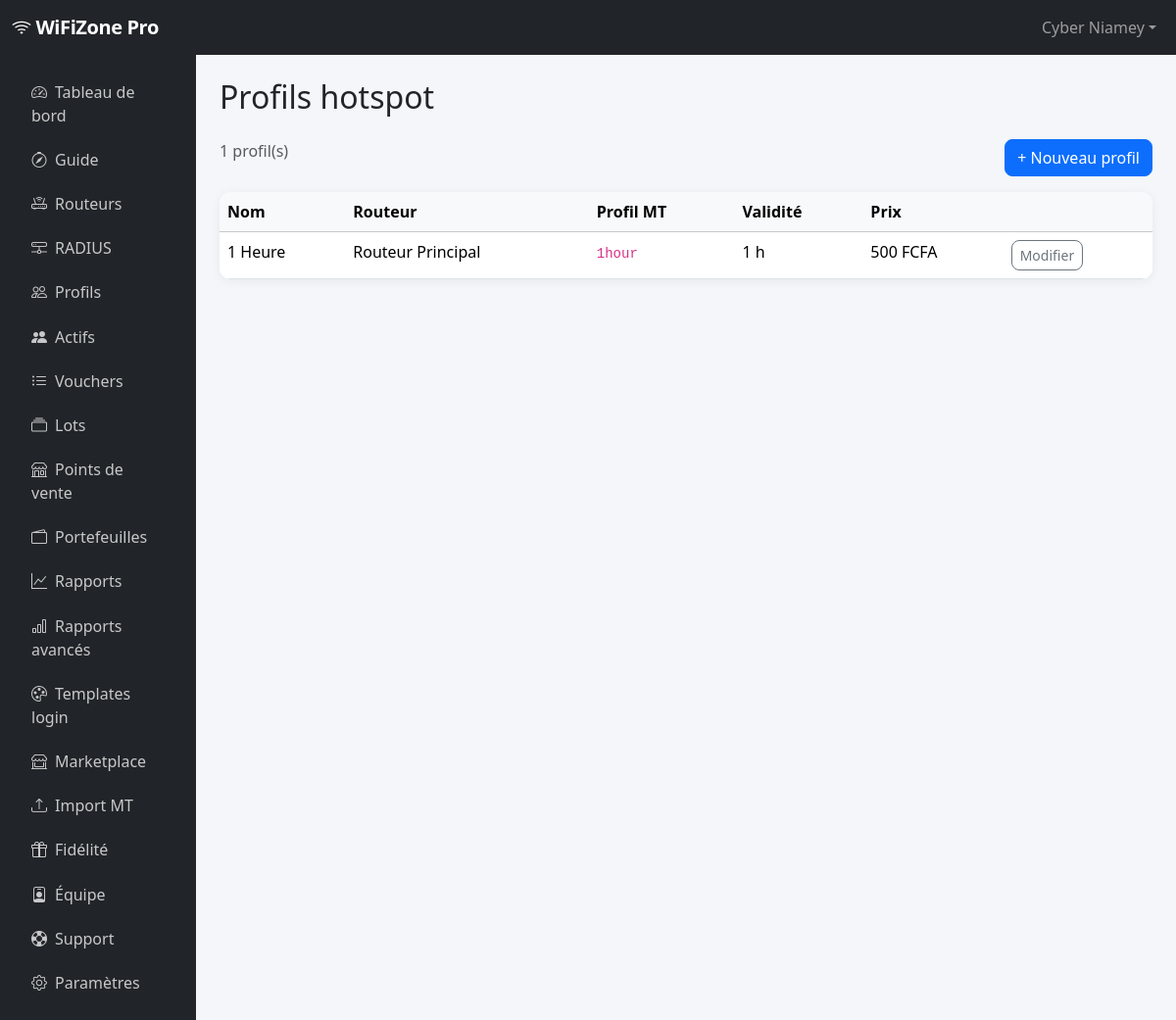
Screenshot of /hotspots/profiles/ (signed in) with the database file from the repository.
### accounts/models.py (models this page shows, shortened)
class User(AbstractUser):
    company_name = models.CharField("entreprise / zone WiFi", max_length=200, blank=True)
    phone = models.CharField("téléphone", max_length=30, blank=True)
    city = models.CharField("ville", max_length=100, blank=True)
    country = models.CharField("pays", max_length=100, default="Niger")
    is_reseller = models.BooleanField(default=False)
    totp_secret = models.CharField(max_length=32, blank=True)
    totp_enabled = models.BooleanField(default=False)
    gdpr_consent_at = models.DateTimeField(null=True, blank=True)
    reseller = models.ForeignKey(
        "self",
        null=True,
        blank=True,
        on_delete=models.SET_NULL,
        related_name="reseller_clients",
    )
    class Meta:
        verbose_name = "utilisateur"
        verbose_name_plural = "utilisateurs"
    @property
    def display_name(self):
        return self.company_name or self.get_full_name() or self.username

### hotspots/models.py (models this page shows, shortened)
class HotspotProfile(models.Model):
    router = models.ForeignKey(
        "routers.Router",
        on_delete=models.CASCADE,
        related_name="profiles",
    )
    name = models.CharField("nom affiché", max_length=100)
    mikrotik_profile = models.CharField(
        "profil MikroTik",
        max_length=100,
        help_text="Nom du profil sur le routeur (ex: 1hour, 1day)",
    )
    validity_seconds = models.PositiveIntegerField(
        "validité (secondes)",
        default=3600,
        help_text="Durée de validité en secondes (3600 = 1h)",
    )
    data_limit_bytes = models.BigIntegerField(
        "limite data (octets)",
        null=True,
        blank=True,
        help_text="0 ou vide = illimité",
    )
    shared_users = models.PositiveIntegerField("utilisateurs partagés", default=1)
    price = models.DecimalField(
        "prix vente (FCFA)",
        max_digits=12,
        decimal_places=0,
        default=Decimal("0"),
    )
    parent_queue = models.CharField(max_length=100, blank=True, help_text="Parent queue MikroTik")
    is_active = models.BooleanField("actif", default=True)
    created_at = models.DateTimeField(auto_now_add=True)
    class Meta:
        ordering = ["name"]
        verbose_name = "profil hotspot"
        verbose_name_plural = "profils hotspot"
    @property
    def validity_display(self):
        secs = self.validity_seconds
        if secs >= 86400:
            days = secs // 86400
            return f"{days} jour(s)"
        if secs >= 3600:
            hours = secs // 3600
            return f"{hours} h"
        minutes = secs // 60
        return f"{minutes} min"

### routers/models.py (models this page shows, shortened)
class Router(models.Model):
    class ConnectionStatus(models.TextChoices):
        UNKNOWN = "unknown", "Non testé"
        ONLINE = "online", "En ligne"
        OFFLINE = "offline", "Hors ligne"
        ERROR = "error", "Erreur"
    owner = models.ForeignKey(
        settings.AUTH_USER_MODEL,
        on_delete=models.CASCADE,
        related_name="routers",
    )
    name = models.CharField("nom", max_length=100)
    host = models.CharField("adresse IP / hostname", max_length=255)
    port = models.PositiveIntegerField("port API", default=8728)
    username = models.CharField("utilisateur API", max_length=100)
    password_encrypted = models.TextField("mot de passe (chiffré)")
    hotspot_server = models.CharField(
        "serveur hotspot",
        max_length=100,
        blank=True,
        default="hotspot1",
    )
    login_template = models.ForeignKey(
        "hotspots.HotspotLoginTemplate",
        on_delete=models.SET_NULL,
        null=True,
        blank=True,
        related_name="routers",
        verbose_name="template login",
    )
    is_active = models.BooleanField("actif", default=True)
    connection_status = models.CharField(
        max_length=20,
        choices=ConnectionStatus.choices,
        default=ConnectionStatus.UNKNOWN,
    )
    last_connected_at = models.DateTimeField(null=True, blank=True)
    last_error = models.TextField(blank=True)
    latitude = models.DecimalField(max_digits=9, decimal_places=6, null=True, blank=True)
    longitude = models.DecimalField(max_digits=9, decimal_places=6, null=True, blank=True)
    snmp_enabled = models.BooleanField(default=False)
    snmp_community = models.CharField(max_length=64, default="public", blank=True)
    created_at = models.DateTimeField(auto_now_add=True)
    updated_at = models.DateTimeField(auto_now=True)
    class Meta:
        ordering = ["-created_at"]
        verbose_name = "routeur"
        verbose_name_plural = "routeurs"

### hotspots/views.py (the view)
# urls.py: path("profiles/", views.profile_list, name="profile_list"),
@login_required
def profile_list(request):
    operator = get_operator(request.user)
    profiles = HotspotProfile.objects.filter(router__owner=operator).select_related("router")
    sub = get_user_subscription(operator)
    return render(
        request,
        "hotspots/profile_list.html",
        {"profiles": profiles, "subscription": sub},
    )

### accounts/tenant.py (called while the page is built)
def get_operator(user):
    if not user.is_authenticated:
        return None
    membership = user.team_memberships.filter(is_active=True).select_related("owner").first()
    if membership:
        return membership.owner
    return user

### billing/context_processors.py (called while the page is built)
def subscription_context(request):
    if not request.user.is_authenticated:
        return {"current_subscription": None, "current_plan": None, "operator": None}
    operator = get_operator(request.user)
    sub = get_user_subscription(operator)
    return {
        "current_subscription": sub,
        "current_plan": sub.plan if sub else None,
        "operator": operator,
    }

### billing/models.py (called while the page is built)
    def reset_monthly_usage_if_needed(self):
        now = timezone.now()
        if not self.month_reset_at or now.month != self.month_reset_at.month:
            self.vouchers_used_this_month = 0
            self.month_reset_at = now
            self.save(update_fields=["vouchers_used_this_month", "month_reset_at"])

### billing/services.py (called while the page is built)
def get_user_subscription(user):
    if not user.is_authenticated:
        return None
    try:
        sub = Subscription.objects.select_related("plan").get(user=user)
        sub.reset_monthly_usage_if_needed()
        return sub
    except Subscription.DoesNotExist:
        return None

### templates/hotspots/profile_list.html
{% extends "base_app.html" %}
{% block page_title %}Profils hotspot{% endblock %}
{% block app_content %}
<div class="d-flex justify-content-between mb-3">
  <span class="text-muted">{{ profiles.count }} profil(s)</span>
  <a href="{% url 'hotspots:profile_create' %}" class="btn btn-primary">+ Nouveau profil</a>
</div>
<div class="card">
  <div class="table-responsive">
    <table class="table table-hover mb-0">
      <thead class="table-light">
        <tr>
          <th>Nom</th>
          <th>Routeur</th>
          <th>Profil MT</th>
          <th>Validité</th>
          <th>Prix</th>
          <th></th>
        </tr>
      </thead>
      <tbody>
        {% for p in profiles %}
        <tr>
          <td>{{ p.name }}</td>
          <td>{{ p.router.name }}</td>
          <td><code>{{ p.mikrotik_profile }}</code></td>
          <td>{{ p.validity_display }}</td>
          <td>{{ p.price|floatformat:0 }} FCFA</td>
          <td><a href="{% url 'hotspots:profile_edit' p.pk %}" class="btn btn-sm btn-outline-secondary">Modifier</a></td>
        </tr>
        {% empty %}
        <tr><td colspan="6" class="p-4 text-muted">Aucun profil. Créez un profil après avoir ajouté un routeur.</td></tr>
        {% endfor %}
      </tbody>
    </table>
  </div>
</div>
{% endblock %}

### templates/base_app.html (shortened to what this page needs)
{% extends "base.html" %}
{% block body_class %}app-layout{% endblock %}
{% block navbar %}
<nav class="navbar navbar-expand-lg navbar-dark bg-dark">
  <div class="container-fluid">
    <a class="navbar-brand" href="{% url 'dashboard:home' %}">
      <i class="bi bi-wifi"></i> WiFiZone Pro
    </a>
    <div class="collapse navbar-collapse" id="appNav">
      <ul class="navbar-nav ms-auto align-items-lg-center gap-1">
        <li class="nav-item dropdown">
          <a class="nav-link dropdown-toggle" href="#" data-bs-toggle="dropdown">{{ user.display_name }}</a>
        </li>
      </ul>
    </div>
  </div>
</nav>
{% endblock %}
{% block content %}
<div class="container-fluid">
  <div class="row">
  <nav class="col-md-3 col-lg-2 sidebar-app p-3 no-print">
    <ul class="nav flex-column">
      <li class="nav-item"><a class="nav-link {% if request.resolver_match.url_name == 'home' %}active{% endif %}" href="{% url 'dashboard:home' %}"><i class="bi bi-speedometer2 me-2"></i>Tableau de bord</a></li>
      <li class="nav-item"><a class="nav-link" href="{% url 'core:onboarding' %}"><i class="bi bi-compass me-2"></i>Guide</a></li>
      <li class="nav-item"><a class="nav-link" href="{% url 'routers:list' %}"><i class="bi bi-router me-2"></i>Routeurs</a></li>
      <li class="nav-item"><a class="nav-link" href="{% url 'routers:radius_list' %}"><i class="bi bi-hdd-network me-2"></i>RADIUS</a></li>
      <li class="nav-item"><a class="nav-link" href="{% url 'hotspots:profile_list' %}"><i class="bi bi-people me-2"></i>Profils</a></li>
      <li class="nav-item"><a class="nav-link" href="{% url 'dashboard:active_users' %}"><i class="bi bi-people-fill me-2"></i>Actifs</a></li>
      <li class="nav-item"><a class="nav-link" href="{% url 'hotspots:voucher_list' %}"><i class="bi bi-list-ul me-2"></i>Vouchers</a></li>
      <li class="nav-item"><a class="nav-link" href="{% url 'hotspots:batch_list' %}"><i class="bi bi-collection me-2"></i>Lots</a></li>
      <li class="nav-item"><a class="nav-link" href="{% url 'hotspots:pos_list' %}"><i class="bi bi-shop me-2"></i>Points de vente</a></li>
      <li class="nav-item"><a class="nav-link" href="{% url 'hotspots:wallet_list' %}"><i class="bi bi-wallet2 me-2"></i>Portefeuilles</a></li>
      <li class="nav-item"><a class="nav-link" href="{% url 'hotspots:reports' %}"><i class="bi bi-graph-up me-2"></i>Rapports</a></li>
      <li class="nav-item"><a class="nav-link" href="{% url 'hotspots:advanced_reports' %}"><i class="bi bi-bar-chart me-2"></i>Rapports avancés</a></li>
      <li class="nav-item"><a class="nav-link" href="{% url 'hotspots:login_template_list' %}"><i class="bi bi-palette me-2"></i>Templates login</a></li>
      <li class="nav-item"><a class="nav-link" href="{% url 'hotspots:template_marketplace' %}"><i class="bi bi-shop-window me-2"></i>Marketplace</a></li>
      <li class="nav-item"><a class="nav-link" href="{% url 'hotspots:import_users' %}"><i class="bi bi-upload me-2"></i>Import MT</a></li>
      <li class="nav-item"><a class="nav-link" href="{% url 'hotspots:loyalty' %}"><i class="bi bi-gift me-2"></i>Fidélité</a></li>
      <li class="nav-item"><a class="nav-link" href="{% url 'accounts:team_list' %}"><i class="bi bi-person-badge me-2"></i>Équipe</a></li>
      <li class="nav-item"><a class="nav-link" href="{% url 'support:list' %}"><i class="bi bi-life-preserver me-2"></i>Support</a></li>
      <li class="nav-item"><a class="nav-link" href="{% url 'core:settings' %}"><i class="bi bi-gear me-2"></i>Paramètres</a></li>
    </ul>
  </nav>
  <main class="col-md-9 col-lg-10 p-4">
    <h2 class="mb-4">{% block page_title %}{% endblock %}</h2>
    {% block app_content %}{% endblock %}
  </main>
  </div>
</div>
{% endblock %}

### static/css/custom.css (style rules this page uses)
:root { --wz-primary: #0d6efd; --wz-dark: #1a1d23; --wz-sidebar: #212529; }
body { font-family: "Segoe UI", system-ui, -apple-system, sans-serif; background-color: #f4f6f9; }
.navbar-brand { font-weight: 700; letter-spacing: -0.02em; }
.sidebar-app { background: var(--wz-sidebar); min-height: calc(100vh - 56px); }
.sidebar-app .nav-link { color: rgba(255, 255, 255, 0.75); border-radius: 8px; margin-bottom: 2px; padding: 0.6rem 1rem; }
.table-responsive { border-radius: 12px; overflow: hidden; }
.card { border: none; border-radius: 12px; box-shadow: 0 2px 12px rgba(0, 0, 0, 0.06); }
.btn { border-radius: 8px; }

### rows the page displays
User: display_name "Cyber Niamey"
HotspotProfile: name "1 Heure", router.name "Routeur Principal", mikrotik_profile "1hour", validity_display "1 h", price "500"

### other values shown
{{ profiles.count }} "1"
